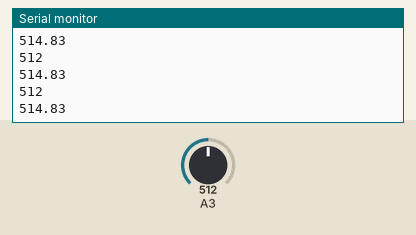
The sketch below on a simulated Arduino Mega 2560, built with avr-gcc and run on an emulated ATmega2560. Parts: the last lines printed to the serial monitor. Inputs (shaded band) come from the test bench; at power-on: A3 = 512.

Above: at 1.2 s.
1.3 s: A3 set to 716
At 1.32 s:
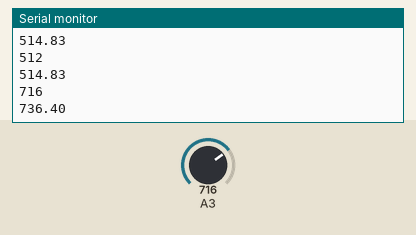
2.8 s: A3 set to 900
At 2.83 s:
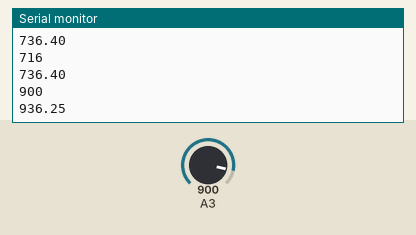
Timing chart, 0 to 5.8 s (numbered marks = the images above; inputs shaded):
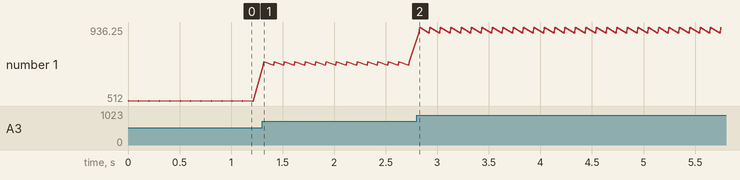

Measured:
- after the input at 1.3 s, the serial monitor: prints a new line at once (image 1)
- after the input at 2.8 s, the serial monitor: prints a new line at once (image 2)
- plotted number 1: 514.83 → 736.4 after the input at 1.3 s, 736.4 → 936.25 after the input at 2.8 s

The sketch:

Pressure_measurement.ino
```cpp
//int analogPin = 3; // potentiometer wiper (middle terminal) connected to analog pin 3
                    // outside leads to ground and +5V
int val = 0;  // variable to store the value read
float voltage;
float pres;
float val2volt = 5.0/1023.0; //mega 10bit is 1023
float volt2pres_a = 1000.0/4.5;//4.5 is param
float volt2pres_b = 185.71/4.5;//185.71 is param

void setup() {
  Serial.begin(9600);           //  setup serial
}

void loop() {
  val = analogRead(A3);  // read the input pin
  voltage = val2volt * val;
  pres = (volt2pres_a * voltage) - volt2pres_b;
  Serial.println(val);          // debug value
  Serial.println(pres);
  delay(100);
}
```
